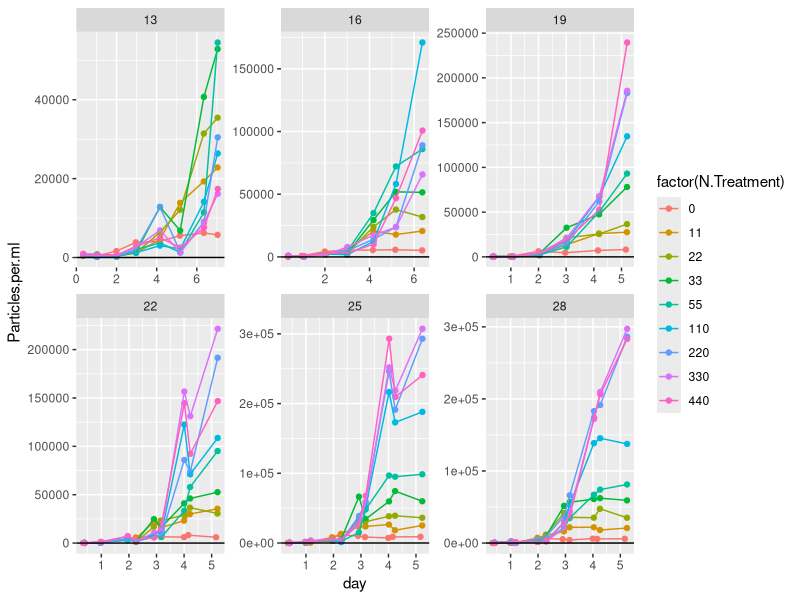
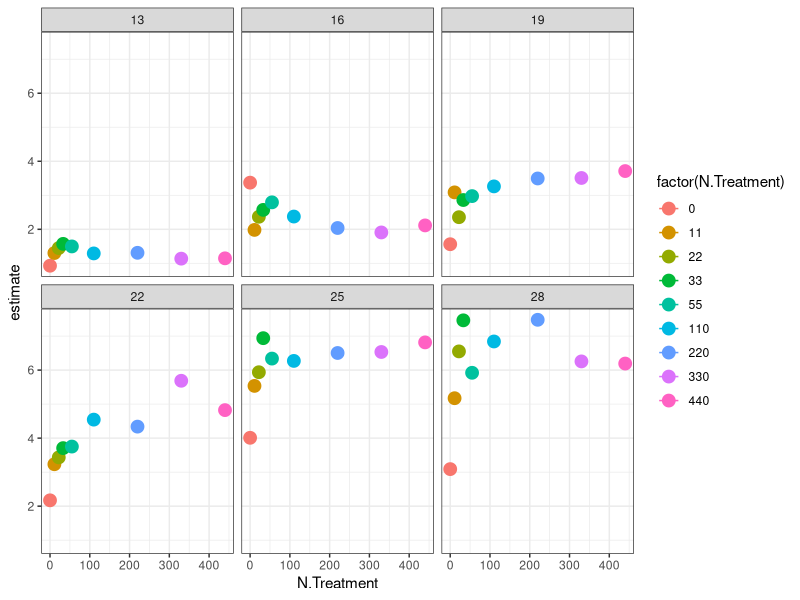
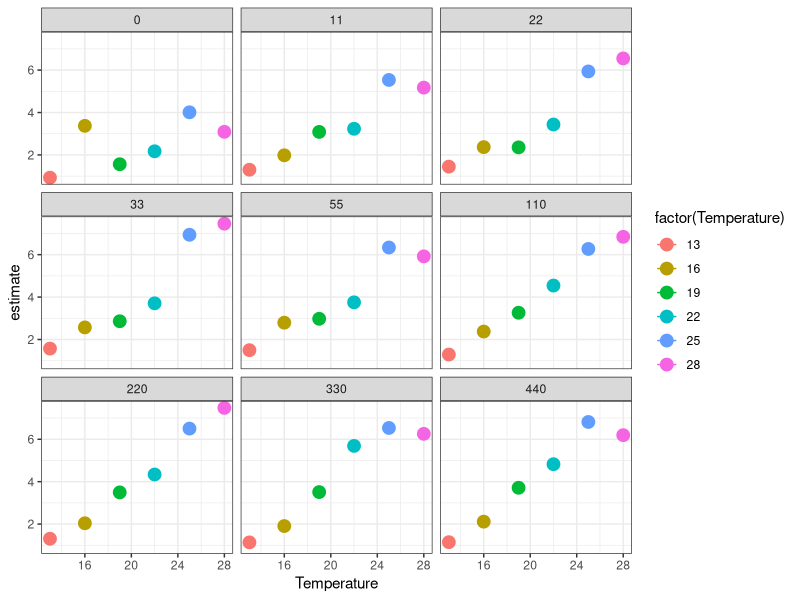
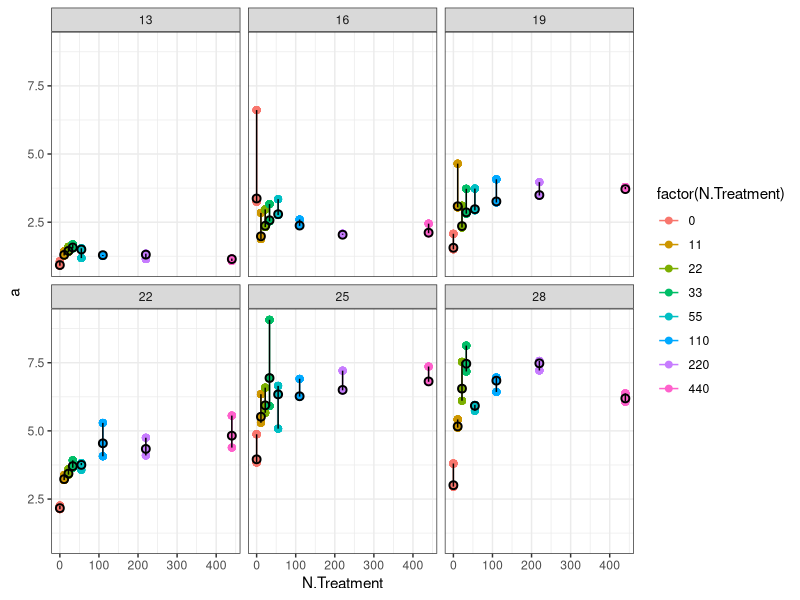
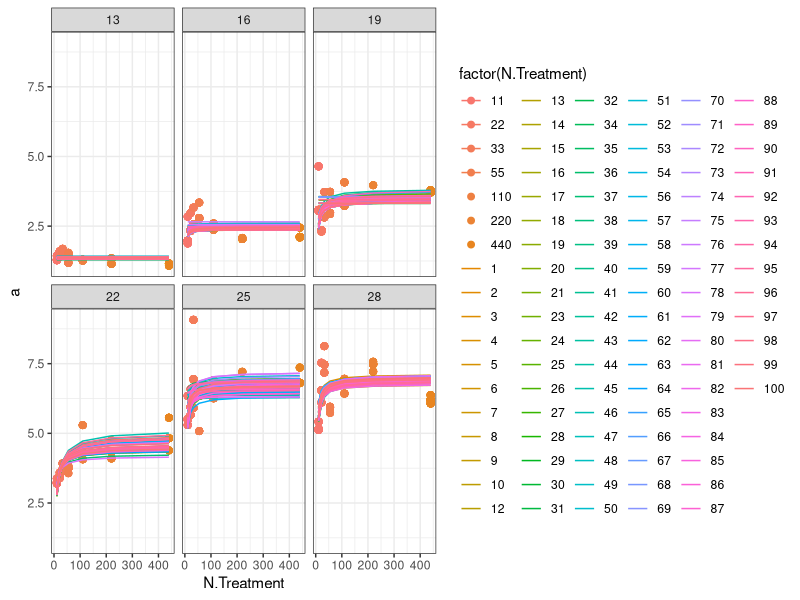
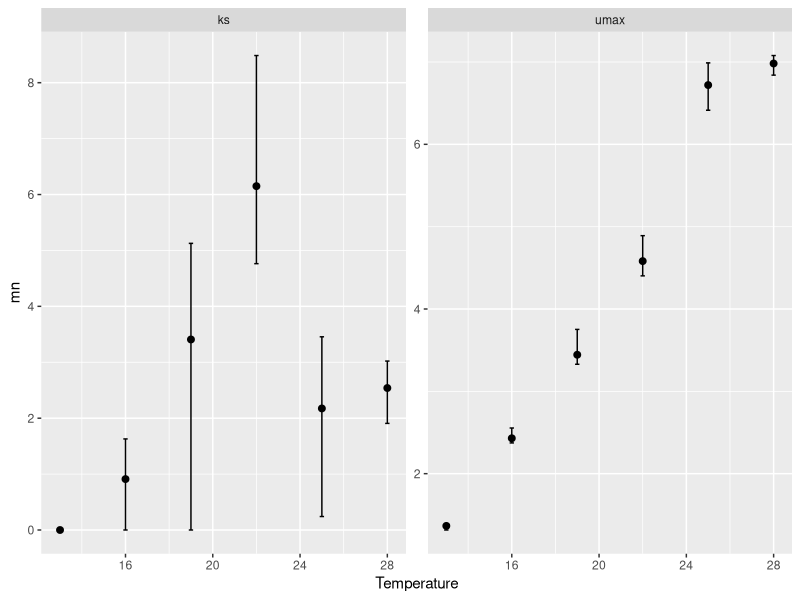
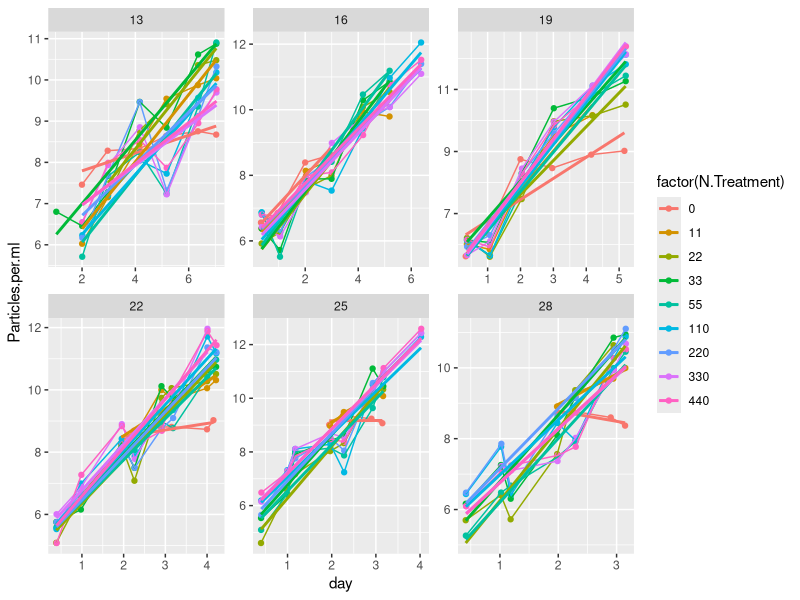
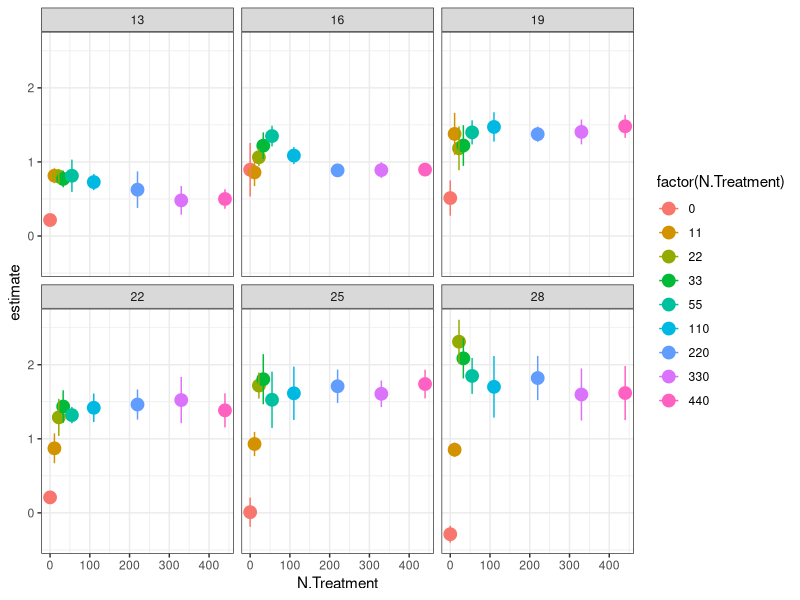

R code for these plots, in order: (Note: this script raises an error after producing the figures.)
library(tidyverse)
library(broom)
library(minpack.lm)
library(purrr)
library(stringr)

CH <- read_csv("data/monod_data/CH_15_08_02.csv")

#take raw data, add actual N concentrations
CHN<- CH %>% 	
  mutate(day = Hours.since.Innoc/24) %>% 
  mutate(N.Treatment = str_replace(N.Treatment, "1", "11")) %>%
  mutate(N.Treatment = str_replace(N.Treatment, "2", "22")) %>% 
  mutate(N.Treatment = str_replace(N.Treatment, "3", "33")) %>%
  mutate(N.Treatment = str_replace(N.Treatment, "4", "55")) %>%
  mutate(N.Treatment = str_replace(N.Treatment, "5", "110")) %>%
  mutate(N.Treatment = str_replace(N.Treatment, "6", "220")) %>%
  mutate(N.Treatment = str_replace(N.Treatment, "7", "330")) %>%
  mutate(N.Treatment = str_replace(N.Treatment, "8", "440")) %>%  
  mutate(N.Treatment = str_replace(N.Treatment, "1105", "55")) %>% 
  mutate(N.Treatment = as.numeric(N.Treatment))

#plot raw data 
CHN %>% 
  mutate(day = Hours.since.Innoc/24) %>% 
  #filter(Temperature==16) %>% 
  #mutate(Particles.per.ml = log(Particles.per.ml)) %>% 
  ggplot(data = ., aes(x = day, y = Particles.per.ml, color = factor(N.Treatment))) + geom_point() +
  facet_wrap( ~ Temperature, scales = "free") + geom_line() + geom_abline(slope = 1, intercept = 5)


#filter out data where K seems to have been reached beyond the variability expected by noise (quite arbitrary)
CHfiltered<- CH %>% 
  mutate(day = Hours.since.Innoc/24) %>% 
  filter(Temperature == 13 & N.Treatment == 8 & day>1.5 |
           Temperature == 13 & N.Treatment == 7 & day>1.5 |
           Temperature == 13 & N.Treatment == 6 & day>1.5| 
           Temperature == 13 & N.Treatment == 5 & day>1.5|
           Temperature == 13 & N.Treatment == 4 & day>1.5|
           Temperature == 13 & N.Treatment == 3 & day>0.5|
           Temperature == 13 & N.Treatment == 2 & day>2.5|
           Temperature == 13 & N.Treatment == 1 & day>1.5|
           Temperature == 13 & N.Treatment == 0 & day>1.5|
           Temperature == 16 & N.Treatment == 8 & day<7 |
           Temperature == 16 & N.Treatment == 7 & day<7 |
           Temperature == 16 & N.Treatment == 6 & day<7 | 
           Temperature == 16 & N.Treatment == 5 & day<7 |
           Temperature == 16 & N.Treatment == 4 & day<6 |
           Temperature == 16 & N.Treatment == 3 & day<6 |
           Temperature == 16 & N.Treatment == 2 & day<6 |
           Temperature == 16 & N.Treatment == 1 & day<6 |
           Temperature == 16 & N.Treatment == 0 & day<4 |
           Temperature == 19 & N.Treatment == 8 & day<6|
           Temperature == 19 & N.Treatment == 7 & day<6|
           Temperature == 19 & N.Treatment == 6 & day<6| 
           Temperature == 19 & N.Treatment == 5 & day<6|
           Temperature == 19 & N.Treatment == 4 & day<6|
           Temperature == 19 & N.Treatment == 3 & day<6 |
           Temperature == 19 & N.Treatment == 2 & day<6 |
           Temperature == 19 & N.Treatment == 1 & day<5 |
           Temperature == 19 & N.Treatment == 0 & day<6 |
           Temperature == 22 & N.Treatment == 8 & day<5 |
           Temperature == 22 & N.Treatment == 7 & day<4.1 |
           Temperature == 22 & N.Treatment == 6 & day<5 | 
           Temperature == 22 & N.Treatment == 5 & day<5 |
           Temperature == 22 & N.Treatment == 4 & day<5 |
           Temperature == 22 & N.Treatment == 3 & day<5 |
           Temperature == 22 & N.Treatment == 2 & day<5 |
           Temperature == 22 & N.Treatment == 1 & day<5 & day>1.5|
           Temperature == 22 & N.Treatment == 0 & day<5 & day>1.5|
           Temperature == 25 & N.Treatment == 8 & day<4.1 |
           Temperature == 25 & N.Treatment == 7 & day<4.1 |
           Temperature == 25 & N.Treatment == 6 & day<4.1 | 
           Temperature == 25 & N.Treatment == 5 & day<4.1 |
           Temperature == 25 & N.Treatment == 4 & day<4 |
           Temperature == 25 & N.Treatment == 3 & day<4 |
           Temperature == 25 & N.Treatment == 2 & day<4 |
           Temperature == 25 & N.Treatment == 1 & day<4 & day>1.5|
           Temperature == 25 & N.Treatment == 0 & day<3.8 & day>1.5|
           Temperature == 28 & N.Treatment == 8 & day<4 |
           Temperature == 28 & N.Treatment == 7 & day<4 |
           Temperature == 28 & N.Treatment == 6 & day<4 | 
           Temperature == 28 & N.Treatment == 5 & day<4 |
           Temperature == 28 & N.Treatment == 4 & day<4 |
           Temperature == 28 & N.Treatment == 3 & day<4 |
           Temperature == 28 & N.Treatment == 2 & day<4 |
           Temperature == 28 & N.Treatment == 1 & day<4 & day>1.5|
           Temperature == 28 & N.Treatment == 0 & day<3.8 & day>1.5)



#take filtered data, add actual N concentrations, plot monod curves
CHfilteredN<- CHfiltered %>% 	
  mutate(N.Treatment = str_replace(N.Treatment, "1", "11")) %>%
  mutate(N.Treatment = str_replace(N.Treatment, "2", "22")) %>% 
  mutate(N.Treatment = str_replace(N.Treatment, "3", "33")) %>%
  mutate(N.Treatment = str_replace(N.Treatment, "4", "55")) %>%
  mutate(N.Treatment = str_replace(N.Treatment, "5", "110")) %>%
  mutate(N.Treatment = str_replace(N.Treatment, "6", "220")) %>%
  mutate(N.Treatment = str_replace(N.Treatment, "7", "330")) %>%
  mutate(N.Treatment = str_replace(N.Treatment, "8", "440")) %>%  
  mutate(N.Treatment = str_replace(N.Treatment, "1105", "55")) %>% 
  mutate(N.Treatment = as.numeric(N.Treatment))

# working in non-logged data, fitting exponential curve

CHfilteredN %>% 
  group_by(Temperature, N.Treatment) %>% 
  do(tidy(nls(Particles.per.ml ~ 75 * (1+a)^(day),
              data= .,  start=list(a=0.01),
              control = nls.control(maxiter=100, minFactor=1/204800000)))) %>% 
  ungroup() %>% 
  ggplot(aes(x = N.Treatment, y = estimate, color = factor(N.Treatment))) + geom_point(size = 4) +
  geom_line() + theme_bw() + facet_wrap( ~ Temperature)
ggsave("figures/CH_monod_curves.png")

CH_r <- CHfilteredN %>% 
  group_by(Temperature, N.Treatment) %>% 
  do(tidy(nls(Particles.per.ml ~ 75 * (1+a)^(day),
              data= .,  start=list(a=0.01),
              control = nls.control(maxiter=100, minFactor=1/204800000)))) 
write_csv(CH_r, "data-processed/fitted_r_CH_from_2015.csv")

CHfilteredN %>% 
  group_by(Temperature, N.Treatment) %>% 
  do(tidy(nls(Particles.per.ml ~ 75 * (1+a)^(day),
              data= .,  start=list(a=0.01),
              control = nls.control(maxiter=100, minFactor=1/204800000)))) %>% 
  ggplot(aes(x = Temperature, y = estimate, color = factor(Temperature))) + geom_point(size = 4) +
  geom_line() + theme_bw() + facet_wrap( ~ N.Treatment)
ggsave("figures/CH_TPC_by_nitrate_curves.png")


#set up the bootstrapping
for (j in c(13, 16, 19, 22, 25, 28)){
  for (k in c(0, 11, 22, 33, 55, 110, 220, 440)){
    test<-subset(CHfilteredN, CHfilteredN$Temperature==j & CHfilteredN$N.Treatment==k)
    boot_r<-1:100
    for(i in 1:100){
      mod<-sample_n(test, length(test$day)-1) %>% #take a sample of 1 - total # of days
        do(tidy(nls(Particles.per.ml ~ 75 * (1+a)^(day),
                    data= .,  start=list(a=0.01),
                    control = nls.control(maxiter=100, minFactor=1/204800000))))
      boot_r[i]<-mod$estimate
      name<-data.frame(a=boot_r, Temperature=test$Temperature[1], N.Treatment=test$N.Treatment[1], run=1:100)
      assign(paste("CHboot_r_unique", test$Temperature[1], test$N.Treatment[1], sep ="_"), name)
    }
  }
}

# bind all of the objects that start with boot_r_unique_!
CH_unique_boots<-do.call("rbind", mget(ls(pattern="CHboot_r_unique")))  %>%
  select(a, Temperature, N.Treatment, run) %>%
  mutate(Species="CH")

head(CH_unique_boots)
write_csv(as.data.frame(CH_unique_boots), "data-processed/CH_unique_boots.csv")


dim(CH_unique_boots)

#plot the bootstrapped data - monod
CH_unique_boots %>% 
  group_by(Temperature, N.Treatment) %>% 
  ggplot(aes(x = N.Treatment, y = a, color = factor(N.Treatment))) + geom_point(size = 2) +
  geom_line() + theme_bw() + facet_wrap( ~ Temperature) + 
  stat_summary(mapping = aes(x = N.Treatment, y = a),
               fun.ymin = function(z) { quantile(z,0.05) },
               fun.ymax = function(z) { quantile(z,0.95) },
               fun.y = median, pch=1, size = 0.5, colour="black")
ggsave("figures/CH_monod_bootstrap.png")

#fit monod curve to each bootstrap
CH_ks_umax_boot<-CH_unique_boots %>%
  filter(N.Treatment!=0) %>%
  group_by(Temperature, run) %>% 
  mutate(r_estimate=a) %>% 
  do(tidy(nls(r_estimate ~ umax* (N.Treatment / (ks+ N.Treatment)),
              data= .,  start=list(ks = 1, umax = 1), algorithm="port", lower=list(c=0, d=0),
              control = nls.control(maxiter=500, minFactor=1/204800000))))
write_csv(CH_ks_umax_boot, "data-processed/CH_ks_umax_boot.csv")


#plot monod curves with fitted line
CH_ks_umax_fitted<-CH_unique_boots %>%
  filter(N.Treatment!=0) %>%
  group_by(Temperature, run) %>% 
  mutate(r_estimate=a) %>% 
  do(augment(nls(r_estimate ~ umax* (N.Treatment / (ks+ N.Treatment)),
                 data= .,  start=list(ks = 1, umax = 1), algorithm="port", lower=list(c=0, d=0),
                 control = nls.control(maxiter=100, minFactor=1/204800000))))

CH_unique_boots %>% 
  group_by(Temperature) %>% 
  filter(N.Treatment!=0) %>%
  ggplot(aes(x = N.Treatment, y = a, color = factor(N.Treatment))) + geom_point(size = 2) +
  theme_bw() + facet_wrap( ~ Temperature) + 
  geom_line(data=CH_ks_umax_fitted, aes(x=N.Treatment, y=.fitted, color=as.factor(run))) 
ggsave("figures/CH_monod_fitted_bootstrapped.png")
#Joey - can you help make this nice?

#get range of ks and umax for each temp
CH_summ_ks_umax<-CH_ks_umax_boot %>%
  #filter(term=="ks") %>% 
  group_by(Temperature, term) %>% 
  summarize(., mn=median(estimate), uci=quantile(estimate, 0.95), lci=quantile(estimate, 0.05))

CH_summ_ks_umax %>%
  ggplot(aes(x = Temperature, y = mn)) + geom_point(size = 2) +
         facet_wrap( ~ term, scales = "free") +
         geom_errorbar(aes(ymin=lci, ymax=uci), width=.2)
ggsave("figures/CH_ks_umax_boot.png")


#
#
#
#
#code working in linear data
#plot filtered data - linear model fits...
CHfilteredN %>% 
  #filter(day>0.5) %>% 
  mutate(Particles.per.ml = log(Particles.per.ml+100)) %>% 
  ggplot(data = ., aes(x = day, y = Particles.per.ml, color = factor(N.Treatment))) + geom_point() +
  facet_wrap( ~ Temperature, scales = "free") + geom_line() + 
  geom_smooth(method=lm, se=FALSE) 

#plot monod curves with error
linear_r<-CHfilteredN %>% 
  mutate(Particles.per.ml = log(Particles.per.ml+100)) %>% 
  filter(day>0.5) %>% 
  group_by(N.Treatment, Temperature) %>% 
  do(tidy(lm(Particles.per.ml ~ day, data=.))) 
linear_r %>% 
  filter(term=="day") %>% 
  ggplot(aes(x = N.Treatment, y = estimate, color = factor(N.Treatment))) + geom_point(size = 4) +
  theme_bw() + facet_wrap( ~ Temperature) + 
  geom_errorbar(aes(ymin=estimate-std.error, ymax=estimate+std.error), width=.2)


write_csv(linear_r, "data-processed/CH_r_lm.csv")
ggsave("figures/CH_monod_curves.png")

#plot linear fit over raw data
linear_r_aug<- CHfilteredN %>% 
  mutate(Particles.per.ml = log(Particles.per.ml+100)) %>% 
  #filter(day>1.5) %>% 
  group_by(N.Treatment, Temperature) %>% 
  do(augment(lm(Particles.per.ml ~ day, data=.)))

CHN %>% 
  mutate(Particles.per.ml = log(Particles.per.ml)) %>% 
  filter(N.Treatment %in% c(220)) %>% 
  ggplot(data = ., aes(x = day, y = Particles.per.ml, color = factor(N.Treatment))) + 
  geom_point() +
  facet_wrap( ~ Temperature, scales = "free") + geom_line() + 
  geom_line(data=subset(linear_r_aug, linear_r_aug$N.Treatment%in% c(55,110,220,440)), aes(x=day, y=.fitted, colour=factor(N.Treatment)))
#geom_line(data=linear_r_aug, aes(x=day, y=.fitted, colour=factor(N.Treatment)))


ggsave("figures/CH_linear_R_fits.png")

#fitting monod curve -------
CH_r_lm<-read_csv("data-processed/CH_r_lm.csv") #read in the data

CH_ks_umax<-CH_r_lm %>%
  filter(N.Treatment!=0) %>%
  filter(term=="day") %>% 
  group_by(Temperature) %>% 
  mutate(r_estimate=estimate) %>% 
  do(tidy(nls(r_estimate ~ umax* (N.Treatment / (ks+ N.Treatment)),
              data= .,  start=list(ks = 0.001, umax = 0.01), algorithm="port", lower=list(c=0, d=0),
              control = nls.control(maxiter=100, minFactor=1/204800000))))
write_csv(CH_ks_umax, "data-processed/CH_ks_umax.csv")

CH_ks_umax_fitted<-CH_r_lm %>%
  filter(N.Treatment!=0) %>%
  filter(term=="day") %>% 
  group_by(Temperature) %>% 
  mutate(r_estimate=estimate) %>% 
  do(augment(nls(r_estimate ~ umax* (N.Treatment / (ks+ N.Treatment)),
                 data= .,  start=list(ks = 0.001, umax = 0.01), algorithm="port", lower=list(c=0, d=0),
                 control = nls.control(maxiter=100, minFactor=1/204800000))))

#plot monod curves with fitted line
linear_r %>% 
  filter(term=="day") %>% 
  filter(N.Treatment!=0) %>%
  ggplot(aes(x = N.Treatment, y = estimate, color = factor(N.Treatment))) + geom_point(size = 4) +
  theme_bw() + facet_wrap( ~ Temperature) + 
  geom_errorbar(aes(ymin=estimate-std.error, ymax=estimate+std.error), width=.2) + 
  geom_line(data=CH_ks_umax_fitted, aes(x=N.Treatment, y=.fitted), color=1) 


#stat_function(fun = function(x) test$umax[3]*(x / (test$ks[3]+ x)))
#joey please help me draw line from a dataframe that parse out over plots by temperature

CH_ks_umax %>%
  filter(term=="umax") %>%
  ggplot(aes(x = Temperature, y = estimate)) + geom_point(size = 2) +
  geom_errorbar(aes(ymin=estimate-std.error, ymax=estimate+std.error), width=.2)

CH_ks_umax %>%
  filter(term=="ks") %>%
  ggplot(aes(x = Temperature, y = estimate)) + geom_point(size = 4) +
  geom_errorbar(aes(ymin=estimate-std.error, ymax=estimate+std.error), width=.2)


# plot R-star ------------
#R* = mKs / umax - m
#
#set m at 0.1
CH_umax<- CH_ks_umax %>%
  filter(term=="umax") 
CH_ks<- CH_ks_umax %>%
  filter(term=="ks") 
m<-rep(0.1, 6)
CH_umax$rstar_mean<-m * CH_ks$estimate / (CH_umax$estimate - m)
CH_umax %>%
  ggplot(aes(x = Temperature, y = rstar_mean)) + geom_point(size = 4) 

#next redo this by pulling 1000 iterations from umax and k estimates with norm dist with se
#write a function to draw random numbers with a boundary of 0:
rtnorm <- function(n, mean, sd, a = -Inf, b = Inf){
  qnorm(runif(n, pnorm(a, mean, sd), pnorm(b, mean, sd)), mean, sd)
}

CH_rstar_norm_summ<-data.frame(median=1:6, lci=1:6, uci=1:6, Temperature=CH_ks$Temperature)
for(i in 1:length(CH_umax$estimate)){
  rstar_norm<-(rtnorm(n=100, mean=CH_ks$estimate[i], sd=CH_ks$std.error[i], a=0, b=Inf)*m)/
    (rnorm(100, mean=CH_umax$estimate[i], sd=CH_umax$std.error[i])-m)
  CH_rstar_norm_summ[i,c(1:3)]<-quantile(rstar_norm, c(0.5, 0.05, 0.95))
}
write_csv(CH_rstar_norm_summ, "data-processed/CH_rstar.csv")

with(CH_rstar_norm_summ, plot(median~Temperature, ylim=c(0, max(uci)*1.2), ylab="R star, uM", las=1))
with(CH_rstar_norm_summ, segments(Temperature, lci, 
                                  Temperature, uci))
